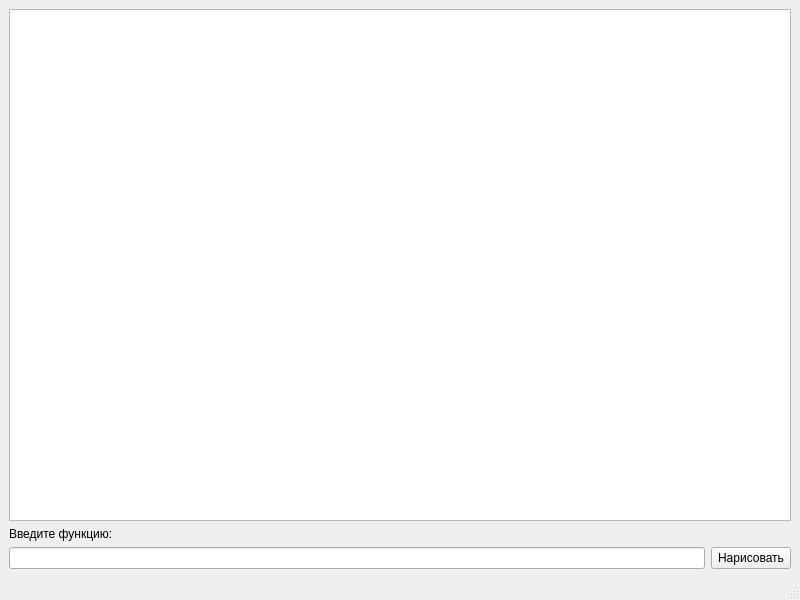
<?xml version="1.0" encoding="UTF-8"?>
<ui version="4.0">
 <class>MainWindow</class>
 <widget class="QMainWindow" name="MainWindow">
  <property name="geometry">
   <rect>
    <x>0</x>
    <y>0</y>
    <width>800</width>
    <height>600</height>
   </rect>
  </property>
  <property name="windowTitle">
   <string>MainWindow</string>
  </property>
  <widget class="QWidget" name="centralwidget">
   <layout class="QVBoxLayout" name="verticalLayout">
    <item>
     <widget class="PlotWidget" name="graphicsView"/>
    </item>
    <item>
     <widget class="QLabel" name="label">
      <property name="styleSheet">
       <string notr="true">font: 12pt &quot;MS Shell Dlg 2&quot;;</string>
      </property>
      <property name="text">
       <string>Введите функцию:</string>
      </property>
     </widget>
    </item>
    <item>
     <layout class="QHBoxLayout" name="horizontalLayout">
      <item>
       <widget class="QLineEdit" name="lineEdit">
        <property name="styleSheet">
         <string notr="true">font: 12pt &quot;MS Shell Dlg 2&quot;;</string>
        </property>
       </widget>
      </item>
      <item>
       <widget class="QPushButton" name="pushButton">
        <property name="styleSheet">
         <string notr="true">font: 12pt &quot;MS Shell Dlg 2&quot;;</string>
        </property>
        <property name="text">
         <string>Нарисовать</string>
        </property>
       </widget>
      </item>
     </layout>
    </item>
   </layout>
  </widget>
  <widget class="QMenuBar" name="menubar">
   <property name="geometry">
    <rect>
     <x>0</x>
     <y>0</y>
     <width>800</width>
     <height>26</height>
    </rect>
   </property>
  </widget>
  <widget class="QStatusBar" name="statusbar"/>
 </widget>
 <customwidgets>
  <customwidget>
   <class>PlotWidget</class>
   <extends>QGraphicsView</extends>
   <header>pyqtgraph</header>
  </customwidget>
 </customwidgets>
 <resources/>
 <connections/>
</ui>
